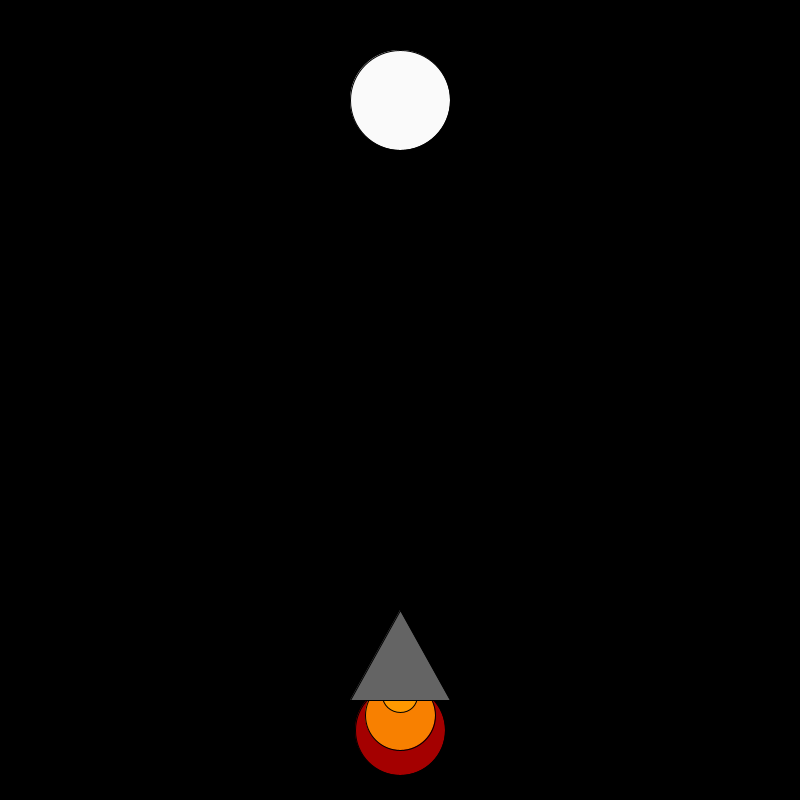
Frame 1 (no input)
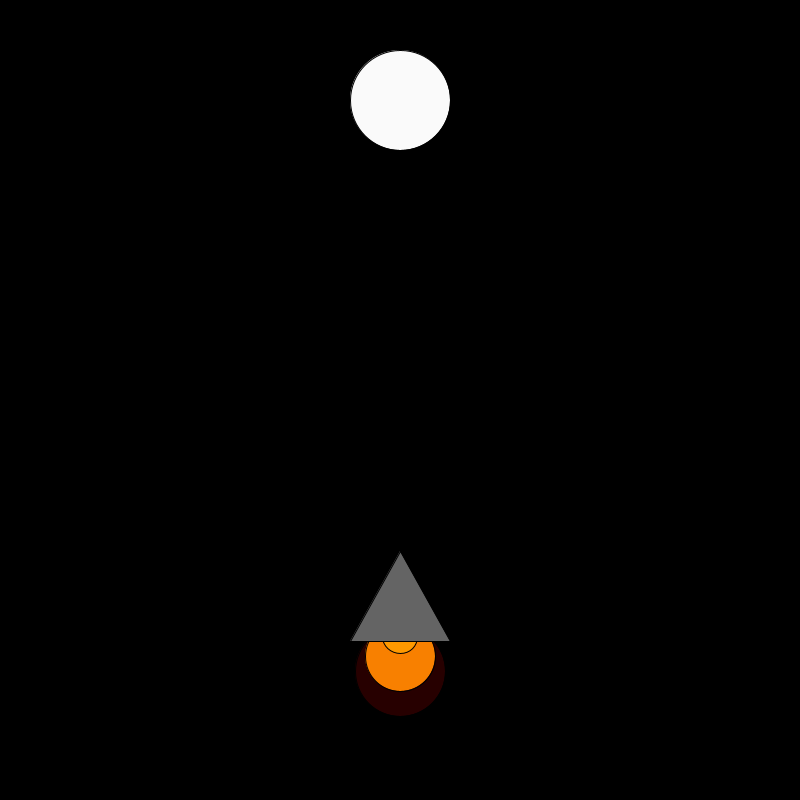
Frame 60 (the mouse pressed at the canvas centre just before this capture)
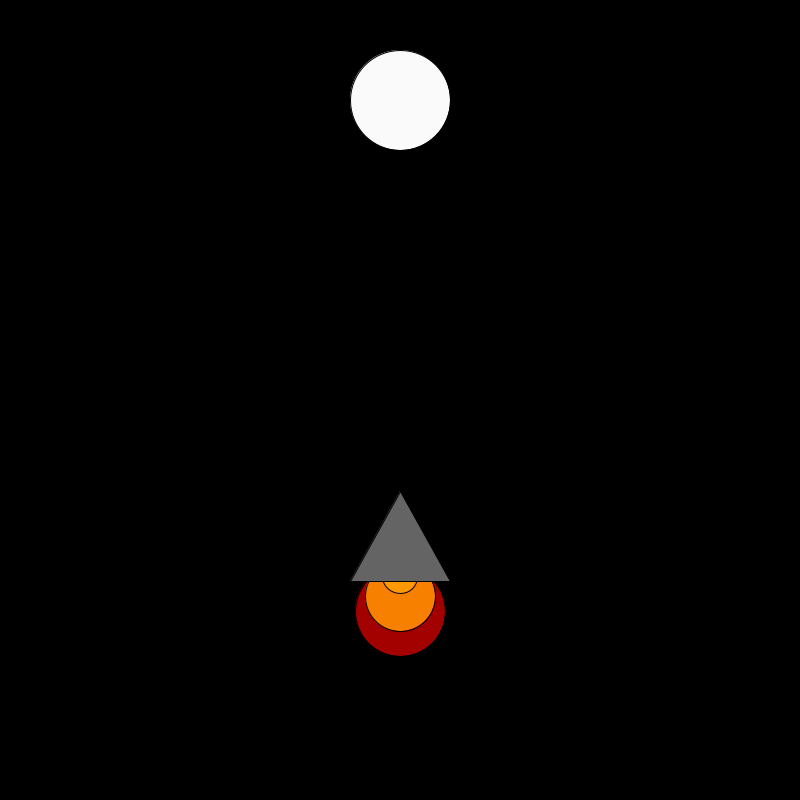
Frame 120 (the mouse held since frame 60 and released just before this capture)

The Processing sketch that drew these frames (run headless with seeded random() and noise(); from frame 60 on, the mouse is pressed at the canvas centre):

// Processing sketch: RocketShipBlastoff
// ── RocketShipBlastoff.pde
float x = 400; 
float y = 600; 

void setup() {

    size(800, 800);

}

void draw() {
background(0, 0, 0);
    fill(random(255), 0, 0);
    ellipse(x, y + 130, 90, 90);
    fill(248, 128, 0);
    ellipse(x, y + 115, 70, 70);
    fill(255, 153, 0);
    ellipse(x, y + 95, 35, 35);
    fill(100, 100, 100);
    triangle(x, y + 10, x + 50, y + 100, x - 50, y + 100);
    fill(250,250,250);
    
    ellipse(400,100,100,100);
 
y = y-1;
}
